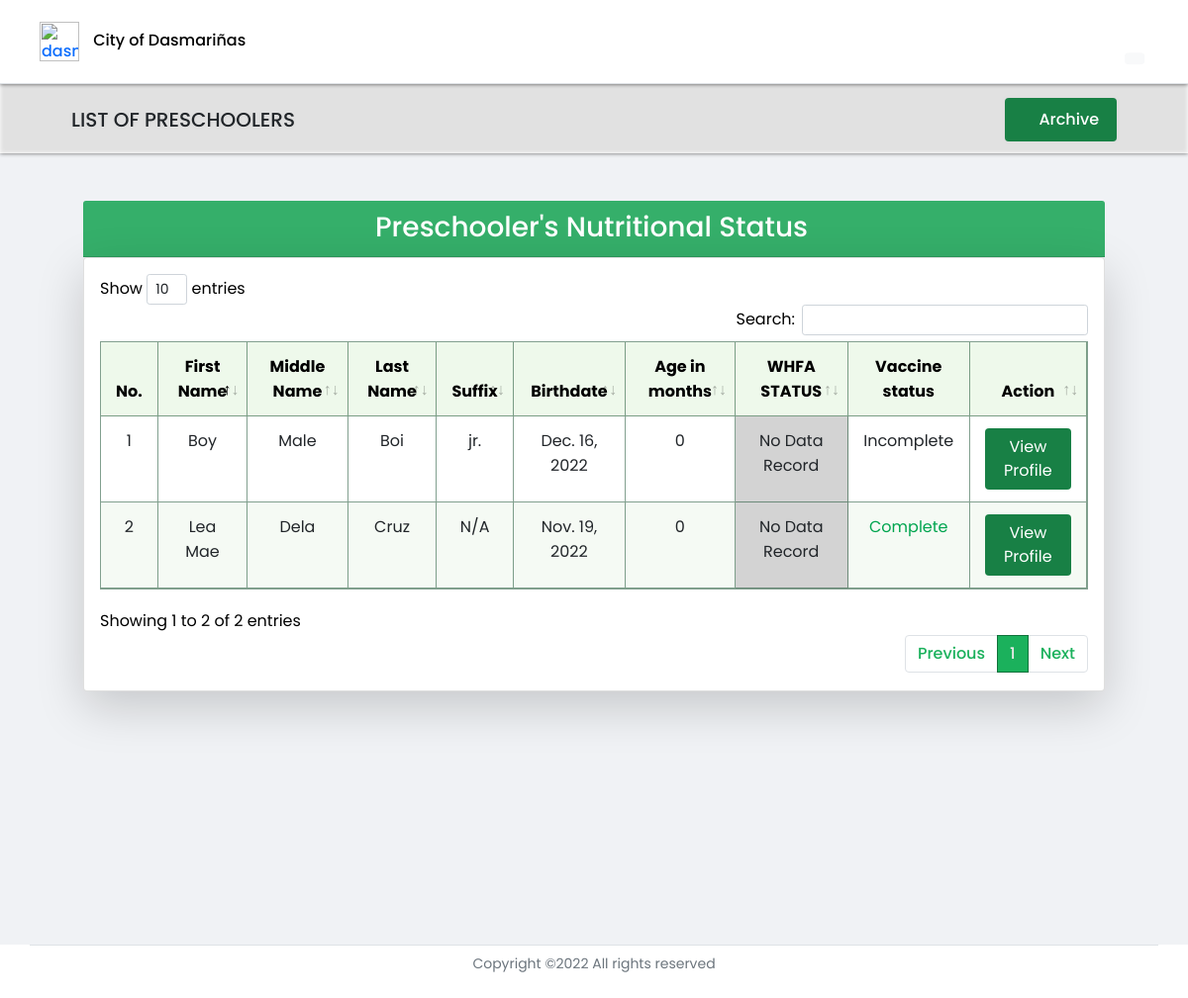
/preschooler_dashboard (signed in), run on an earlier commit of the app's database.
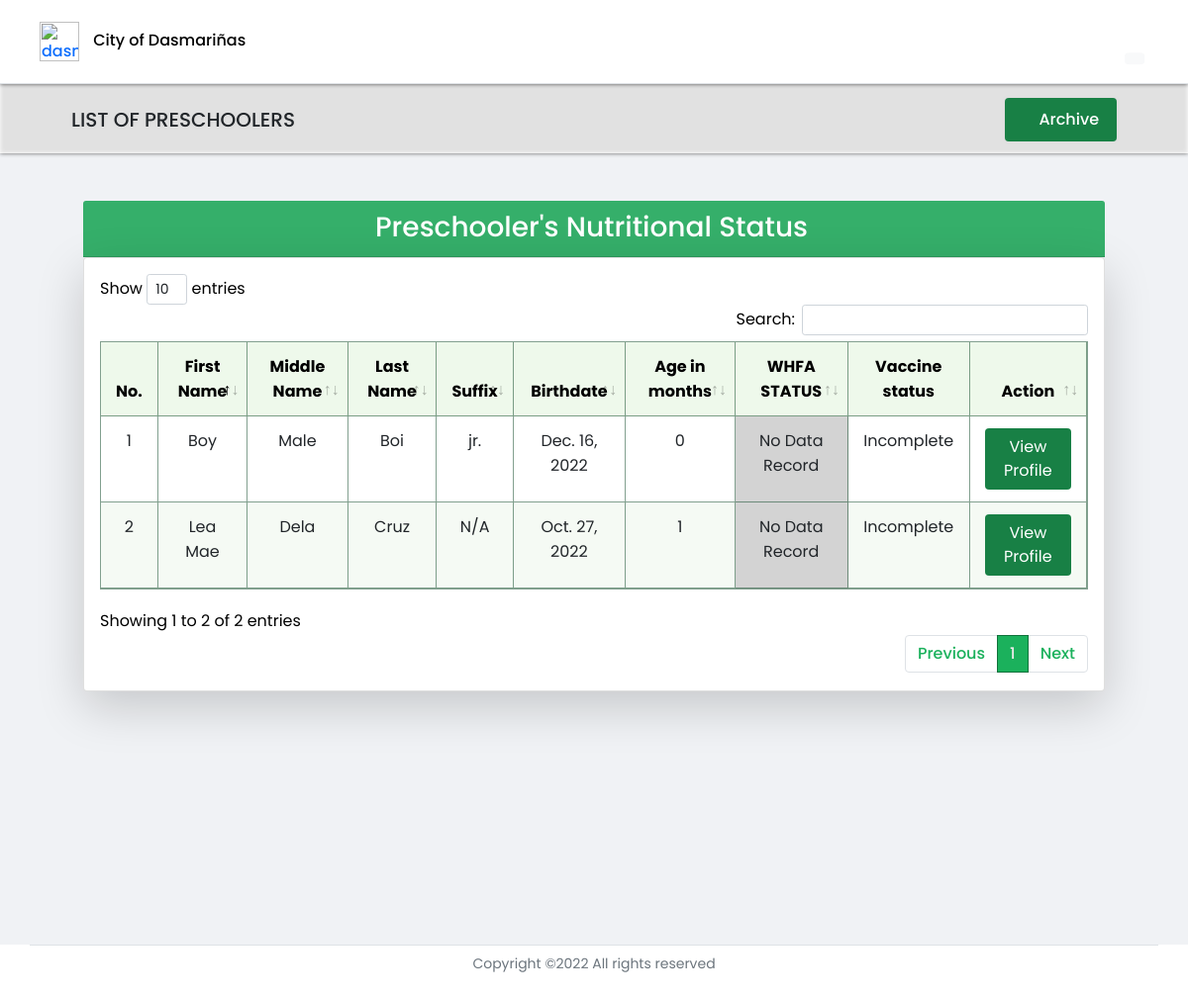
And on a later commit of the database.
### profilingApp/models.py (models this page shows, shortened)
class Preschooler(Model):
    GENDER = [('Male', 'Male'),
              ('Female', 'Female'),]
    parent = models.ForeignKey(Parent, on_delete=CASCADE)
    first_name = models.CharField(max_length=100)
    last_name = models.CharField(max_length=100)
    middle_name = models.CharField(max_length=100)
    suffix_name = models.CharField(max_length=100, null=True, blank=True)
    birthday = models.DateField(null=True, blank=True)
    height = models.FloatField(null=True)
    weight = models.FloatField(null=True)
    gender = models.CharField(max_length=100, choices=GENDER, null=True)
    date_measured = models.DateField(null=True, blank=True)
    health_problem = models.CharField(max_length=500, null=True, blank=True)
    history= HistoricalRecords()
    objects = models.Manager()
    lt_60_objects = PreschoolerManagerLess()
    gte_60_objects = PreschoolerManagerGreater()
    def age_months(self):
        today = date.today()
        try:
            date_diff = today - self.birthday
            in_days = date_diff.days
            return int((in_days) / (365 / 12))
        except:
             return 'Undefined'
    def whfa(self):
        calculator = Calculator(adjust_height_data=False, adjust_weight_scores=False,
                       include_cdc=False, logger_name='pygrowup',
                       log_level='INFO')
        try:
            date_diff = self.date_measured - self.birthday
            in_days = date_diff.days
            age_months = int((in_days) / (365 / 12))
            return float(calculator.wfl(self.weight, age_months, helpers.get_good_sex(str(self.gender)), self.height))
        except:
            pass
    def vaccine_count(self):
        return Vaccine.objects.filter(vax_preschooler=self).count()

### profilingApp/views.py (the view)
# urls.py: path('preschooler_dashboard', views.preschooler_dashboard, name='preschooler_dashboard'),
def preschooler_dashboard(request):
    if request.user.is_authenticated and request.user.user_type == 'BHW':
        bhw_logged = BarangayHealthWorker.objects.get(user_id=request.user.id)
        parents = Parent.objects.filter(barangay=bhw_logged.bhw_barangay)
        preschooler = Preschooler.lt_60_objects.filter(parent__in=(parents))
        preschooler_60months = Preschooler.gte_60_objects.filter(parent__in=(parents))
        context = {'bhw' : bhw_logged,
                   'preschoolers': preschooler,
                   'archive_preschoolers' : preschooler_60months}
        return render(request, 'activities/BHW Preschooler Dashboard.html', context)
    elif request.user.is_authenticated and request.user.user_type == 'Admin':
        return redirect('admin_home')
    elif request.user.is_authenticated and request.user.user_type == 'P/G':
        return redirect('parent_home')

### profilingApp/models.py (called while the page is built)
    def get_queryset(self):
        greater_than_60_mon = datetime.today() - relativedelta(months=60)
        return super().get_queryset().filter(birthday__gt=greater_than_60_mon)

    def get_queryset(self):
        less_than_60_mon = datetime.today() - relativedelta(months=60)
        return super().get_queryset().filter(birthday__lte=less_than_60_mon)

### profilingApp/templates/activities/BHW Preschooler Dashboard.html (shortened to what the changed rows need)
{% extends 'activities/BHW Home.html' %}
{% load static %}
{% block dashboard %}
</head>
<body>
<div id="grid" class="container-fluid" style="margin-top:85px;">
<div class="container text-black">
    <div class="row">
        <div class="col">
            <div class="card shadow-lg p-3 bg-white rounded">
                <div class="table-responsive">
                    <table class="table table-hover table-cell-border" id="preschooler_bmi" >
                        <thead>
                            <tr style="text-align: center;">
                                <th scope="col">No.</th>
                                <th scope="col">First Name</th>
                                <th scope="col">Middle Name</th>
                                <th scope="col">Last Name</th>
                                <th scope="col">Suffix</th>
                                <th scope="col">Birthdate</th>
                                <th scope="col">Age in months</th>
                                <th scope="col">WHFA STATUS</th>
                                <th scope="col">Vaccine status</th>
                                <th scope="col" class="nosort text-center">Action</th>
                            </tr>
                        </thead>
                        <tbody>
                            {% for preschooler in preschoolers %}
                            <tr style="text-align: center;">
                                <td></td>
                                <td>{{ preschooler.first_name }}</td>
                                <td>{{ preschooler.middle_name }}</td>
                                <td>{{ preschooler.last_name }}</td>
                                {% if preschooler.suffix_name is None %}
                                    <td>N/A</td>
                                {% elif preschooler.suffix_name == '' %}
                                    <td>N/A</td>
                                {% else %}
                                    <td>{{ preschooler.suffix_name }}</td>
                                {% endif %}
                                <td>{{ preschooler.birthday }}</td>
                                <td>{{ preschooler.age_months }}</td>
                                {% if preschooler.whfa is None %}
                                    {% if preschooler.height < 45.0 %}
                                        <td class="bg-info" > Special Case <p class="text-muted text-small m-0"> (Too Small for WHFA Tagging) </p></td>
                                    {% elif preschooler.height > 110.0 %}
                                        <td class="bg-info" > Special Case <p class="text-muted text-small m-0"> (Too Tall for WHFA Tagging) </p></td>
                                    {% else %}
                                        <td style="background-color: rgb(211, 211, 211);"> No Data Record </td>
                                    {% endif %}
                                {% elif preschooler.whfa > 3.0%}
                                    <td style="background-color: rgb(242, 98, 33);"> Obese ({{ preschooler.whfa }})</td>
                                {% elif preschooler.whfa > 2.0 and preschooler.whfa <= 3.0 %}
                                    <td style="background-color: rgb(242, 98, 33);"> Overweight ({{ preschooler.whfa }})</td>
                                {% elif preschooler.whfa >= -2.0 and preschooler.whfa <= 2.0 %}
                                    <td style="background-color: rgb(0, 165, 79);"> Normal ({{ preschooler.whfa}})</td>
                                {% elif preschooler.whfa >= -3.0 and preschooler.whfa < -2.0 %}
                                    <td style="background-color: rgb(255, 241, 2);"> Moderately Wasted ({{ preschooler.whfa }})</td>
                                {% else %}
                                    <td style="background-color: rgb(238, 29, 35);"> Severely Wasted ({{preschooler.whfa }})</td>
                                {% endif %}
                                {% if preschooler.vaccine_count == 8 %}
                                    <td style="color: rgb(0, 165, 79);">Complete</td>
                                {% else %}
                                    <td>Incomplete</td>
                                {% endif %}
                                <td style="text-align: center;">
                                    <div>
                                        <a href="{% url 'preschooler_profile' preschooler.id %}"><button type="button" style="background-color: #188045; color: white;" class="btn">View Profile</button></a>
                                    </div>
                                </td>
                            </tr>
                            {% endfor %}
                        </tbody>
                    </table>
                </div>
            </div>
        </div>
    </div>
</div>
</div>
{% endblock %}

What changed in the data, as far as the page shows it:
changed Preschooler "Lea Mae": birthday "Nov. 19, 2022" → "Oct. 27, 2022"; age_months "0" → "1"; text "Complete" → "Incomplete"
